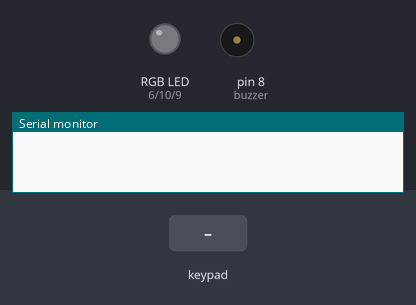
A sketch run on a simulated Arduino Uno, built with avr-gcc and run on an emulated ATmega328P. Parts: an RGB LED mixed from three pins (HIGH = lit), buzzer (waves = sounding), the last lines printed to the serial monitor. Inputs (shaded band) come from the test bench. Dim RGB values are drawn brighter than linear.

Above: at 1.2 s.
1.3 s: key 'H' pressed
At 1.37 s:
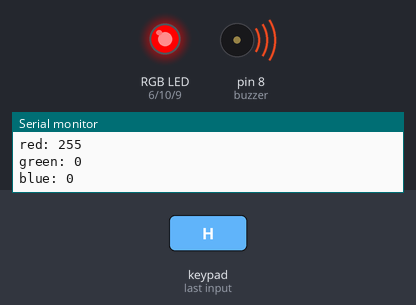
2.9 s: key 'I' pressed
At 4.2 s:
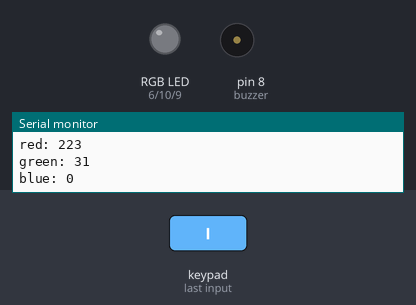
4.5 s: key 'J' pressed
At 4.57 s:
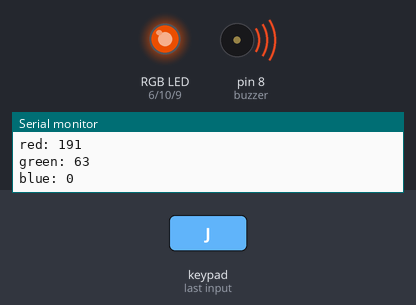
6.1 s: key 'K' pressed
At 7.0 s:
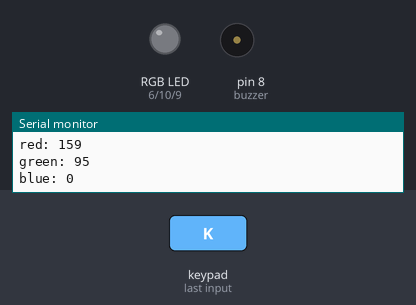
7.7 s: key 'L' pressed
At 7.78 s:
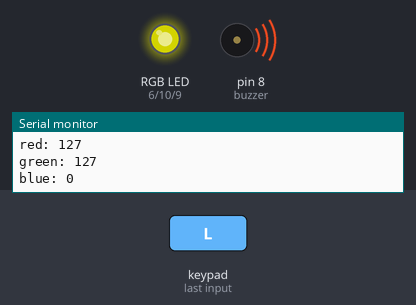
9.3 s: key 'M' pressed
At 10.8 s:
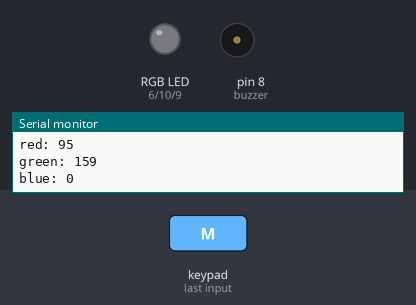
Timing chart, 0 to 11.9 s (numbered marks = the images above; inputs shaded):
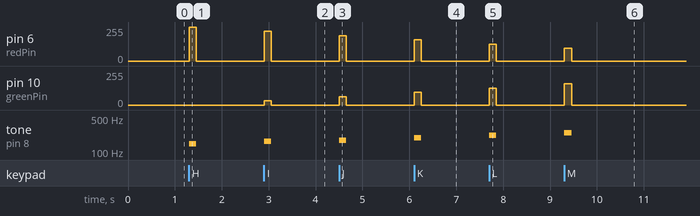

Measured:
- after the input at 1.3 s, pin 6 (redPin): 0/255 → 255/255 at once, → 0/255 0.15 s later; tone on pin 8 (buzzer): silent → 147 Hz at once, → silent 0.15 s later
- after the input at 2.9 s, pin 6 (redPin): 0/255 → 223/255 at once, → 0/255 0.15 s later; pin 10 (greenPin): 0/255 → 31/255 at once, → 0/255 0.15 s later; tone on pin 8 (buzzer): silent → 165 Hz at once, → silent 0.15 s later
- after the input at 4.5 s, pin 6 (redPin): 0/255 → 191/255 at once, → 0/255 0.15 s later; pin 10 (greenPin): 0/255 → 63/255 at once, → 0/255 0.15 s later; tone on pin 8 (buzzer): silent → 175 Hz at once, → silent 0.15 s later
- after the input at 6.1 s, pin 6 (redPin): 0/255 → 159/255 at once, → 0/255 0.15 s later; pin 10 (greenPin): 0/255 → 95/255 at once, → 0/255 0.15 s later; tone on pin 8 (buzzer): silent → 196 Hz at once, → silent 0.15 s later
- after the input at 7.7 s, pin 6 (redPin), pin 10 (greenPin): 0/255 → 127/255 at once, → 0/255 0.15 s later; tone on pin 8 (buzzer): silent → 220 Hz at once, → silent 0.15 s later
- after the input at 9.3 s, pin 6 (redPin): 0/255 → 95/255 at once, → 0/255 0.15 s later; pin 10 (greenPin): 0/255 → 159/255 at once, → 0/255 0.15 s later; tone on pin 8 (buzzer): silent → 247 Hz at once, → silent 0.15 s later

The sketch:

day15.ino
```cpp
#include <Keypad.h>

#define NOTE_B0  31
#define NOTE_C1  33
#define NOTE_CS1 35
#define NOTE_D1  37
#define NOTE_DS1 39
#define NOTE_E1  41
#define NOTE_F1  44
#define NOTE_FS1 46
#define NOTE_G1  49
#define NOTE_GS1 52
#define NOTE_A1  55
#define NOTE_AS1 58
#define NOTE_B1  62
#define NOTE_C2  65
#define NOTE_CS2 69
#define NOTE_D2  73
#define NOTE_DS2 78
#define NOTE_E2  82
#define NOTE_F2  87
#define NOTE_FS2 93
#define NOTE_G2  98
#define NOTE_GS2 104
#define NOTE_A2  110
#define NOTE_AS2 117
#define NOTE_B2  123
#define NOTE_C3  131
#define NOTE_CS3 139
#define NOTE_D3  147
#define NOTE_DS3 156
#define NOTE_E3  165
#define NOTE_F3  175
#define NOTE_FS3 185
#define NOTE_G3  196
#define NOTE_GS3 208
#define NOTE_A3  220
#define NOTE_AS3 233
#define NOTE_B3  247
#define NOTE_C4  262
#define NOTE_CS4 277
#define NOTE_D4  294
#define NOTE_DS4 311
#define NOTE_E4  330
#define NOTE_F4  349
#define NOTE_FS4 370
#define NOTE_G4  392
#define NOTE_GS4 415
#define NOTE_A4  440
#define NOTE_AS4 466
#define NOTE_B4  494
#define NOTE_C5  523
#define NOTE_CS5 554
#define NOTE_D5  587
#define NOTE_DS5 622
#define NOTE_E5  659
#define NOTE_F5  698
#define NOTE_FS5 740
#define NOTE_G5  784
#define NOTE_GS5 831
#define NOTE_A5  880
#define NOTE_AS5 932
#define NOTE_B5  988
#define NOTE_C6  1047
#define NOTE_CS6 1109
#define NOTE_D6  1175
#define NOTE_DS6 1245
#define NOTE_E6  1319
#define NOTE_F6  1397
#define NOTE_FS6 1480
#define NOTE_G6  1568
#define NOTE_GS6 1661
#define NOTE_A6  1760
#define NOTE_AS6 1865
#define NOTE_B6  1976
#define NOTE_C7  2093
#define NOTE_CS7 2217
#define NOTE_D7  2349
#define NOTE_DS7 2489
#define NOTE_E7  2637
#define NOTE_F7  2794
#define NOTE_FS7 2960
#define NOTE_G7  3136
#define NOTE_GS7 3322
#define NOTE_A7  3520
#define NOTE_AS7 3729
#define NOTE_B7  3951
#define NOTE_C8  4186
#define NOTE_CS8 4435
#define NOTE_D8  4699
#define NOTE_DS8 4978

const byte ROWS = 4; //four rows
const byte COLS = 4; //three columns
char keys[ROWS][COLS] = {
        {'H','I','J','K'},
        {'L','M','N','O'},
        {'P','Q','R','S'},
        {'T','U','V','W'}
        };

// Use of the tone() function will interfere with PWM output on pins 3 and 11
// Since I need three PWM pins for RGB LED, the keypad pins need to dodge around a bit

byte rowPins[ROWS] = {5, 4, 3, 2}; //connect to the row pinouts of the keypad
byte colPins[COLS] = {11,7,12,13}; //connect to the column pinouts of the keypad

const int analogMax = 2 * 2 * 2 * 2 * 2 * 2 * 2 * 2 - 1;

int keyToPitch[ROWS * COLS] = {
  NOTE_D3,
  NOTE_E3,
  NOTE_F3,
  NOTE_G3,
  NOTE_A3,
  NOTE_B3,
  NOTE_C4,
  NOTE_D4,
  NOTE_E4,
  NOTE_F4,
  NOTE_G4,
  NOTE_A4,
  NOTE_B4,
  NOTE_C5,
  NOTE_D5,
  NOTE_E5
};

Keypad keypad = Keypad( makeKeymap(keys), rowPins, colPins, ROWS, COLS );

const byte bluePin = 9;
const byte greenPin = 10;
const byte redPin = 6;

const int buzzer = 8;

void printChar(char *text, char value) {
  Serial.print(text);
  Serial.print(": ");
  Serial.println(value);
}

void printInt(char *text, int value) {
  Serial.print(text);
  Serial.print(": ");
  Serial.println(value);
}

void setup(){
  Serial.begin(9600);
  pinMode(redPin, OUTPUT);
  pinMode(greenPin, OUTPUT);
  pinMode(bluePin, OUTPUT);      // sets the digital pin as output
  analogWrite(redPin, 0);
  analogWrite(greenPin, 0);
  analogWrite(bluePin, 0);
  keypad.addEventListener(keypadEvent); //add an event listener for this keypad
}

void loop(){
  (void)keypad.getKey();
}

//take care of some special events
void keypadEvent(KeypadEvent key){
  int note = key - keys[0][0];
  Serial.println(note);
  int pitch = keyToPitch[note];
  Serial.println(pitch);
  int redValue = max(0, 8 - note) * analogMax / 8;
  int greenValue = (8 - abs(note - 8)) * analogMax / 8;
  int blueValue = max(0,note - 7) * analogMax / 8;
  printInt("red", redValue);
  printInt("green", greenValue);
  printInt("blue", blueValue);
  switch (keypad.getState()){
    case PRESSED:
      //printChar("Pressed",key);
      tone(buzzer,pitch);
      analogWrite(redPin, redValue);
      analogWrite(greenPin, greenValue);
      analogWrite(bluePin, blueValue);
      break;
    case RELEASED:
      //printChar("Released",key);
      noTone(buzzer);
      analogWrite(redPin, 0);
      analogWrite(greenPin, 0);
      analogWrite(bluePin, 0);
      break;
    case HOLD:
      break;
  }
}
```
